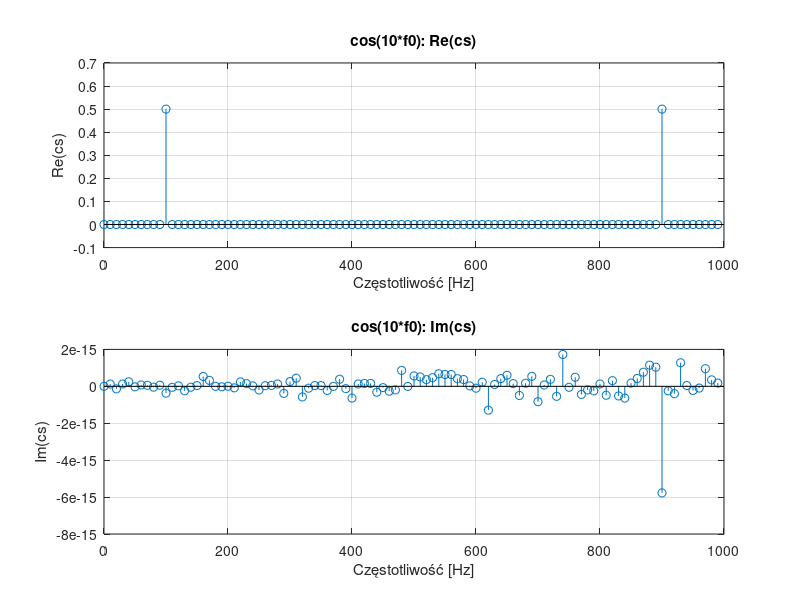
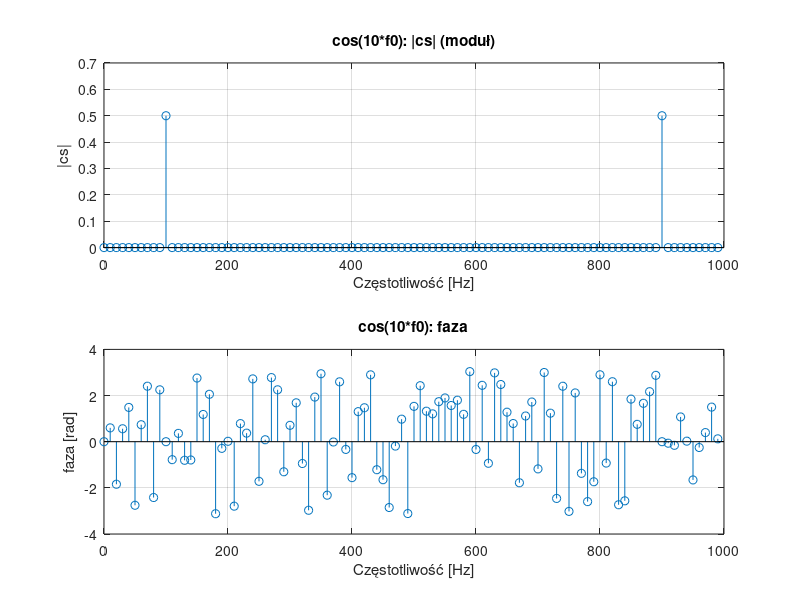

Write the MATLAB code that produced these figures, in order.
clear; clc;

%% Parametry sygnału
N = 100;
fs = 1000;          % częstotliwość próbkowania [Hz]
dt = 1/fs;          % okres próbkowania [s]
T = N*dt;           % czas trwania sygnału [s]
f0 = 1/T;           % podstawowa częstotliwość [Hz]
t = dt*(0:N-1);     % wektor czasu [s]

%% DEFINICJA SYGNAŁU TUTAJ ZMIENIAĆ
x5 = 1*cos(2*pi*(10*f0)*t);  % amplituda A=1, częstotliwość 10*f0
x6 = 1*sin(2*pi*(10*f0)*t);
x7 = 1*cos(2*pi*(10.5*f0)*t);
x8 = 1*sin(2*pi*(10.5*f0)*t);

x = x5;

fprintf('Parametry sygnału:\n');
fprintf('N = %d próbek\n', N);
fprintf('fs = %d Hz (częstotliwość próbkowania)\n', fs);
fprintf('dt = %.4f s (okres próbkowania)\n', dt);
fprintf('T = %.4f s (czas trwania)\n', T);
fprintf('f0 = %.2f Hz (częstotliwość podstawowa)\n', f0);
fprintf('Częstotliwość sygnału = 10*f0 = %.2f Hz\n', 10*f0);


%% Macierz DFT
n = 0:N-1;
k = 0:N-1;
A = sqrt(1/N) * exp(-1j * 2*pi/N * (k.' * n));

%% DFT sygnału
c = A * x.';

%% POPRAWNE SKALOWANIE
cs = sqrt(1/N) * c;

%% OŚ CZĘSTOTLIWOŚCI
fk = f0 * (0:N-1);  % częstotliwości odpowiadające każdemu k [Hz]

%% Porównanie c vs cs
fprintf('\n=== SKALOWANIE ===\n');
fprintf('Maksymalny moduł c (bez skalowania): %.4f\n', max(abs(c)));
fprintf('Maksymalny moduł cs (po skalowaniu): %.4f\n', max(abs(cs)));
fprintf('Oczekiwana amplituda: 0.5 (połowa z A=1 bo dwa piki)\n');

%% Wykresy z osią częstotliwości
figure(1);
subplot(2,1,1);
stem(fk, real(cs));  % OŚ X to teraz CZĘSTOTLIWOŚĆ!
title('cos(10*f0): Re(cs)');
xlabel('Częstotliwość [Hz]'); ylabel('Re(cs)');
grid on;

subplot(2,1,2);
stem(fk, imag(cs));
title('cos(10*f0): Im(cs)');
xlabel('Częstotliwość [Hz]'); ylabel('Im(cs)');
grid on;

figure(2);
subplot(2,1,1);
stem(fk, abs(cs));
title('cos(10*f0): |cs| (moduł)');
xlabel('Częstotliwość [Hz]'); ylabel('|cs|');
grid on;

subplot(2,1,2);
stem(fk, angle(cs));
title('cos(10*f0): faza');
xlabel('Częstotliwość [Hz]'); ylabel('faza [rad]');
grid on;

fprintf('\n=== PIKI W WIDMIE ===\n');
[pks, locs] = findpeaks(abs(cs), 'MinPeakHeight', 0.4);
fprintf('Piki na częstotliwościach: ');
fprintf('%.2f Hz ', fk(locs));
fprintf('\n');


%% ========== WNIOSKI ==========

% PRZYPADEK 1: cos(10*f0)
% Widzimy dwa ostre piki na częstotliwościach 100 Hz i 900 Hz
% o amplitudzie 0.5 każdy. Część rzeczywista ma symetryczne piki,
% część urojona jest bliska zeru (błędy numeryczne)

% PRZYPADEK 2: sin(10*f0)
% Analogicznie do cos - dwa ostre piki na 100 Hz i 900 Hz, ale energia
% w części urojonej (asymetryczne - przeciwne znaki) Część rzeczywista
% bliska zeru.

% PRZYPADEK 3: cos(10.5*f0)
% Energia rozlewa się na wiele częstotliwości (wyciek widmowy) - brak 
% ostrych pików. Maksymalny moduł < 0.5 nie pasuje do bazy DFT 
% (nie jest całkowitą wielokrotnością f0)

% PRZYPADEK 4: sin(10.5*f0)
% Identyczny efekt wycieku jak dla cos(10.5*f0) - energia rozproszona. 
% Różnica tylko w tym, że energia w części urojonej zamiast rzeczywistej.

% Dlaczego moduł = 0.5 zamiast 1 dla 10*f0?
% Energia dzieli się równo na dwa piki (f i fs-f) zgodnie z wzorami Eulera
